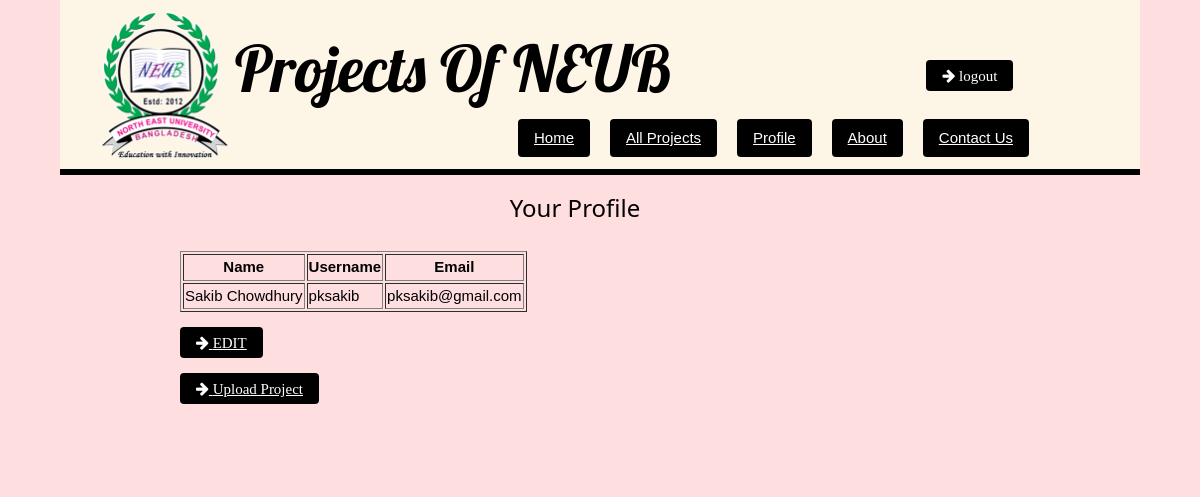
Page /profile.php (signed in) on the committed database.
### tables this page shows
CREATE TABLE `user` (
  `user_id` int(11) NOT NULL,
  `username` varchar(50) NOT NULL,
  `password` varchar(20) NOT NULL,
  `email` varchar(50) NOT NULL,
  `name` varchar(50) NOT NULL
);

### profile.php (the view, shortened to what this page needs)
<!DOCTYPE html>
<html>
	<head>
		<link rel="stylesheet" href="mystyle/w3css.css">
		<link rel="stylesheet" href="mystyle/style.css">
		<link rel="stylesheet" href="https://cdnjs.cloudflare.com/ajax/libs/font-awesome/4.7.0/css/font-awesome.min.css">
	</head>
	<body class="w3-container w3-myback" style="padding:0px;">
		<header class="w3-container w3-top" style="padding:0px;margin:0px;">
			<div class="w3-container w3-sand w3-hide-medium w3-bottombar w3-border-black w3-hide-small" style="width:90%;margin:0 auto;padding:0px 30px;">
				<div class="w3-row" style="">
					<div class="w3-col w3-lobster" style="width:82%;">
						<div class="w3-container" style="padding:10px 0px 0px 5px;margin:0px;">
							<img src="img/neub.png" class="w3-image w3-left" style="width:100%;max-width:140px;">
							<p class="w3-jumbo w3-left" style="margin:10px 0px 0px 0px;">Projects Of NEUB</p>
						</div>
					</div>
					<br>
					<br>
					<div >
				<form name="bbbbbb" action="" method="post">
				<p><button name="log"  class="w3-btn w3-black w3-hover-white w3-round fa fa-arrow-right" id="log"> logout  </button> </p>
				</form>
				</div>
			</div>
			<div class="w3-container nopadding" style="width:90%;margin: 0 auto;padding:0px 30px;">
				<div class="w3-container w3-right nopadding" style="margin:-50px 0px 0px 0px;">
					<div class="w3-row nopadding">
						<div class="w3-col  w3-margin-right2" style="width:auto;">
							<a href="index.php" class="w3-btn w3-black w3-hover-white w3-round w3-myfont  " style="text-decoration: underline;width:auto;" >Home</a>
						</div>
						<div class="w3-col  w3-margin-right2" style="width:auto;">
							<a href="allproject.php" class="w3-btn w3-black w3-hover-white w3-round w3-myfont  " style="text-decoration: underline;width:auto;" > All Projects </a>
						</div>
						<div class="w3-col  w3-margin-right2" style="width:auto;">
							<a href="profile.php" class="w3-btn w3-black w3-hover-white w3-round w3-myfont " style="text-decoration: underline;width:auto;" >Profile</a>
						</div>
						<div class="w3-col   w3-margin-right2" style="width:auto;">
							<a href="about.php" class="w3-btn w3-black w3-hover-white w3-round w3-myfont " style="text-decoration: underline;width:auto;"> About </a>
						</div>
						<div class="w3-col" style="width:auto;">
							<a href="contact.php" class="w3-btn w3-black w3-hover-white w3-round w3-myfont " style="text-decoration: underline;width:auto;"> Contact Us </a>
						</div>
					</div>
				</div>
			</div>
		</header>
		<div class="w3-container" style="margin:180px 50px 0px 0px;padding:0px;" >
		<h3 align="center">Your Profile</h3>
			<div class="w3-container" style="margin:0px 50px 50px 180px;padding:0px;" >
			 <p>
    <tbody>
        <?php
			$con=mysqli_connect('localhost', 'root' , '', 'projekts');
			    $result = mysqli_query($con,"SELECT username,name,password,email FROM `user` WHERE user_id = '".$_SESSION["u_id"]."'");
				echo "<table border='1'>
					<tr>
						<th>Name</th>
						<th>Username</th>
						<th>Email</th>
					</tr>";
				while($row = mysqli_fetch_array($result))
				{
					echo "<tr>";
					echo "<td>" . $row['name'] . "</td>";
					echo "<td>" . $row['username'] . "</td>";
					echo "<td>" . $row['email'] . "</td>";
					echo "</tr>";
				}
				echo "</table>";
?>
					</tbody>
			 </p>
			 <p align="left"><button name="edit" class="w3-btn w3-black w3-hover-white w3-round fa fa-arrow-right" id="edit"><a href="editprofile.php"> EDIT  </button> </p>
			 <p align="left"><button name="afterlogin" class="w3-btn w3-black w3-hover-white w3-round fa fa-arrow-right" id="afterlogin"><a href="afterlogin.php"> Upload Project  </button> </p>
			</div>
		</div>
	</body>
</html>

### mystyle/w3css.css (style rules this page uses)
html { box-sizing:border-box }
*,*:before,*:after { box-sizing:inherit }
html { -ms-text-size-adjust:100%;-webkit-text-size-adjust:100% }
body { margin:0 }
article,aside,details,figcaption,figure,footer,header,main,menu,nav,section,summary { display:block }
a { background-color:transparent;-webkit-text-decoration-skip:objects }
img { border-style:none }
button,input,select,textarea { font:inherit;margin:0 }
button,input { overflow:visible }
button,select { text-transform:none }
button,html [type=button],[type=reset],[type=submit] { -webkit-appearance:button }
html,body { font-family:Verdana,sans-serif;font-size:15px;line-height:1.5 }
html { overflow-x:hidden }
h3 { font-size:24px }
h1,h2,h3,h4,h5,h6 { font-family:"Segoe UI",Arial,sans-serif;font-weight:400;margin:10px 0 }
.w3-image { max-width:100%;height:auto }
img { vertical-align:middle }
a { color:inherit }
.w3-btn,.w3-button { border:none;display:inline-block;padding:8px 16px;vertical-align:middle;overflow:hidden;text-decoration:none;color:inherit;background-color:inherit;text-align:center;cursor:pointer;white-space:nowrap }
.w3-btn,.w3-button { -webkit-touch-callout:none;-webkit-user-select:none;-khtml-user-select:none;-moz-user-select:none;-ms-user-select:none;user-select:none }
.w3-container:after,.w3-container:before,.w3-panel:after,.w3-panel:before,.w3-row:after,.w3-row:before,.w3-row-padding:after,.w3-row-padding:before, .w3-cell-row:before,.w3-cell-row:after,.w3-clear:after,.w3-clear:before,.w3-bar:before,.w3-bar:after { content:"";display:table;clear:both }
.w3-col,.w3-half,.w3-third,.w3-twothird,.w3-threequarter,.w3-quarter { float:left;width:100% }
.w3-top,.w3-bottom { position:fixed;width:100%;z-index:1 }
.w3-top { top:0 }
.w3-round,.w3-round-medium { border-radius:4px }
.w3-container,.w3-panel { padding:0.01em 16px }
.w3-jumbo { font-size:64px!important }
.w3-bottombar { border-bottom:6px solid #ccc!important }
.w3-left { float:left!important }
.w3-right { float:right!important }
.w3-sand,.w3-hover-sand:hover { color:#000!important;background-color:#fdf5e6!important }
.w3-black,.w3-hover-black:hover { color:#fff!important;background-color:#000!important }
.w3-border-black,.w3-hover-border-black:hover { border-color:#000!important }

### mystyle/style.css (style rules this page uses)
.nopadding { padding: 0px 0px 0px 0px; }
.w3-myfont { font-family: "Comic Sans MS", cursive, sans-serif; }
.w3-margin-right2 { margin-right: 20px; }
.w3-myback { background-color: #ffdee0; background-image: url("https://www.transparenttextures.com/patterns/perforated-white-leather.png"); }

### profile.php (style rules this page uses)
.w3-lobster { font-family: "Lobster", serif; }

### rows in the picture
user: name "Sakib Chowdhury", username "pksakib", email "pksakib@gmail.com"
